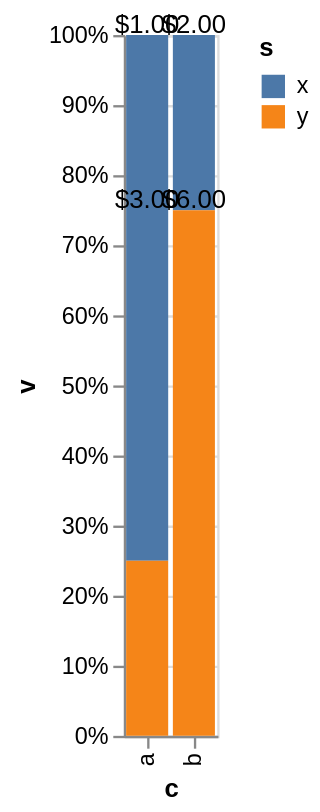

The specification (Vega-Lite) saved for this image:
### Vega-Lite specification from a JSON file in a GitHub repository (floating-point values rounded to 4 significant figures)
{"$schema": "https://vega.github.io/schema/vega-lite/v6.json", "description": "Labels formatted as currency and as a percentage, over a normalized stack.", "data": {"values": [{"c": "a", "s": "x", "v": 3}, {"c": "a", "s": "y", "v": 1}, {"c": "b", "s": "x", "v": 2}, {"c": "b", "s": "y", "v": 6}]}, "layer": [{"mark": "bar", "encoding": {"y": {"field": "v", "type": "quantitative", "stack": "normalize", "axis": {"format": ".0%"}}, "color": {"field": "s", "type": "nominal"}}}, {"mark": {"type": "text", "dy": -4}, "encoding": {"y": {"field": "v", "type": "quantitative", "stack": "normalize"}, "text": {"field": "v", "type": "quantitative", "format": "$.2f"}}}], "encoding": {"x": {"field": "c", "type": "nominal"}}}
